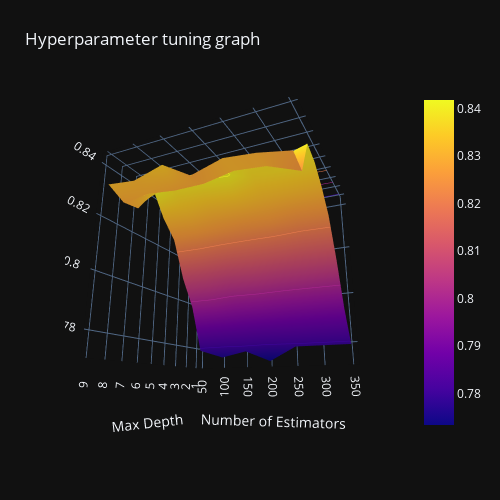

Source (notebook cell):
### Code cell
display_2d_hyperparameter_grid_search(n_estimators_s, max_depth_s, results, names=("Number of Estimators", "Max Depth"))

### Figure 1 — Plotly figure (JSON) as saved in the notebook; plotly's stock layout.template omitted (floating-point values rounded to 4 significant figures)
{"data": [{"x": [1, 2, 3, 4, 5, 6, 7, 8, 9], "y": [50, 100, 150, 200, 250, 300, 350], "z": [[0.7789, 0.798, 0.8092, 0.8249, 0.8317, 0.8418, 0.8294, 0.8283, 0.8317], [0.7756, 0.798, 0.8092, 0.8261, 0.8328, 0.8373, 0.8384, 0.8294, 0.8305], [0.7778, 0.7935, 0.807, 0.8249, 0.8317, 0.8384, 0.8384, 0.8283, 0.8339], [0.7733, 0.7935, 0.8092, 0.8238, 0.8328, 0.8406, 0.8395, 0.8283, 0.8272], [0.7789, 0.7913, 0.8081, 0.8249, 0.8317, 0.8361, 0.8384, 0.8305, 0.8305], [0.7789, 0.7913, 0.8081, 0.8227, 0.8317, 0.8373, 0.8362, 0.8294, 0.8294], [0.7789, 0.7913, 0.8092, 0.8238, 0.8317, 0.8373, 0.8395, 0.8249, 0.8272]], "type": "surface", "contours": {"z": {"project": {"z": true}, "highlightcolor": "limegreen", "show": true, "usecolormap": true}}}], "layout": {"title": {"text": "Hyperparameter tuning graph"}, "scene": {"camera": {"eye": {"x": 1.87, "y": 0.88, "z": -0.64}}, "xaxis": {"title": {"text": "Max Depth"}}, "yaxis": {"title": {"text": "Number of Estimators"}}, "zaxis": {"title": {"text": "Accuracy"}}}, "margin": {"l": 65, "r": 50, "b": 65, "t": 90}, "autosize": false, "width": 500, "height": 500}}
